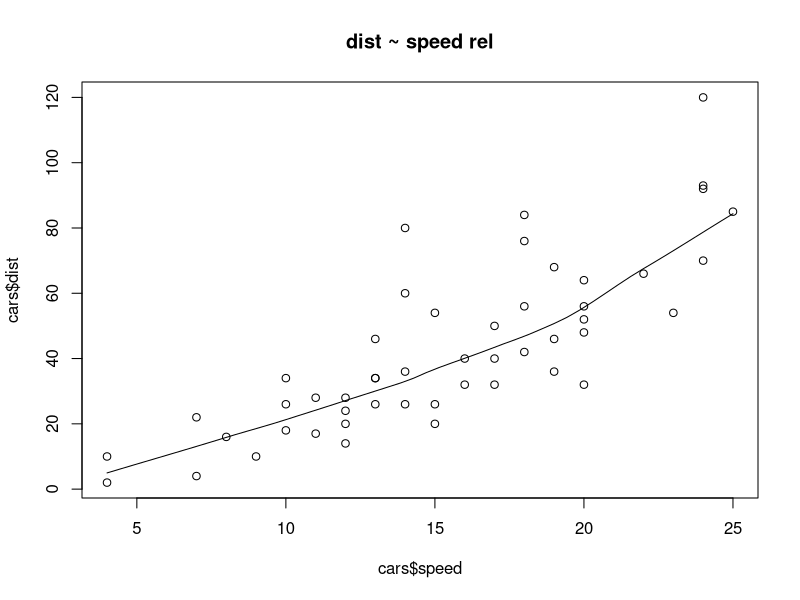
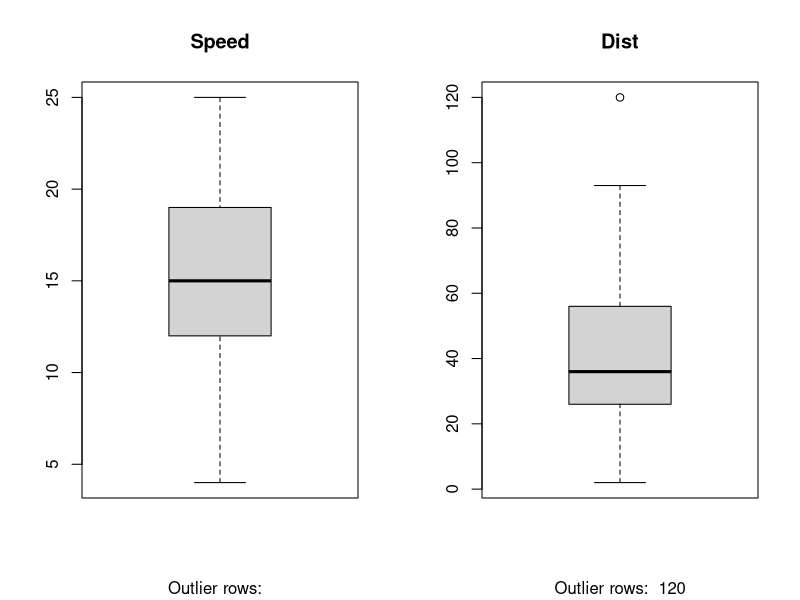
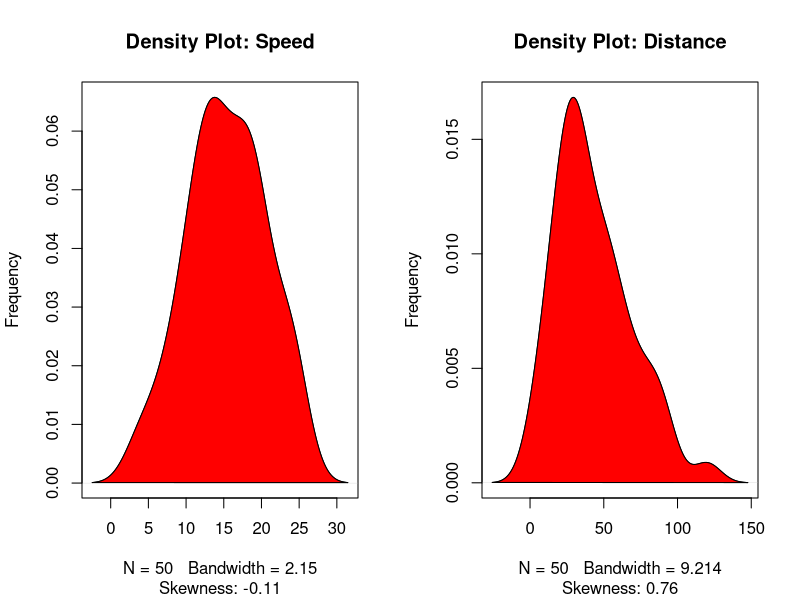

These charts were generated, in order, by the following R code:
cars
View(cars)
head(cars) 
scatter.smooth(x=cars$speed, y=cars$dist, main="dist ~ speed rel")
par(mfrow=c(1,2))
boxplot(cars$speed, main="Speed", sub=paste("Outlier rows: ", boxplot.stats(cars$speed)$out))
boxplot(cars$dist, main="Dist", sub=paste("Outlier rows: ", boxplot.stats(cars$dist)$out))
??e1071
install.packages("e1071")
library(e1071)
par(mfrow=c(1, 2))
plot(density(cars$speed), main="Density Plot: Speed", ylab="Frequency", sub=paste("Skewness:", round(e1071::skewness(cars$speed), 2)))  # density plot for 'speed'
polygon(density(cars$speed), col="red")
plot(density(cars$dist), main="Density Plot: Distance", ylab="Frequency", sub=paste("Skewness:", round(e1071::skewness(cars$dist), 2)))  # density plot for 'dist'
polygon(density(cars$dist), col="red")
cor(cars$speed, cars$dist)
??formula
linearMod <- lm(dist ~ speed, data=cars)  
print(linearMod)
linearMod <- lm(dist ~ ., data=cars)  #againist all covariates
print(linearMod)
lmmtc = lm(mpg ~ cyl + hp, data=mtcars) #multiple covariates
summary(linearMod)

modelSummary <- summary(linearMod)  # capture model summary as an object
modelCoeffs <- modelSummary$coefficients  # model coefficients
View(modelCoeffs)
beta.estimate <- modelCoeffs["speed", "Estimate"]  # get beta estimate for speed
std.error <- modelCoeffs["speed", "Std. Error"]  # get std.error for speed
t_value <- beta.estimate/std.error  # calc t statistic
p_value <- 2*pt(-abs(t_value), df=nrow(cars)-ncol(cars))  # calc p Value
f_statistic <- linearMod$fstatistic[1]  # fstatistic
f <- summary(linearMod)$fstatistic  # parameters for model p-value calc
model_p <- pf(f[1], f[2], f[3], lower=FALSE)


# Create Training and Test data -
set.seed(100)  # setting seed to reproduce results of random sampling
trainingRowIndex <- sample(1:nrow(cars), 0.8*nrow(cars))  # row indices for training data
trainingData <- cars[trainingRowIndex, ]  # model training data
testData  <- cars[-trainingRowIndex, ]   # test data

# Build the model on training data -
lmMod <- lm(dist ~ speed, data=trainingData)  # build the model
distPred <- predict(lmMod, testData)  # predict distance

summary(lmMod)
AIC(lmMod)
BIC(lmMod)

actuals_preds <- data.frame(cbind(actuals=testData$dist, predicteds=distPred))  # make actuals_predicteds dataframe.
correlation_accuracy <- cor(actuals_preds)  # 82.7%
head(actuals_preds)

min_max_accuracy <- mean(apply(actuals_preds, 1, min) / apply(actuals_preds, 1, max))  
mape <- mean(abs((actuals_preds$predicteds - actuals_preds$actuals))/actuals_preds$actuals)